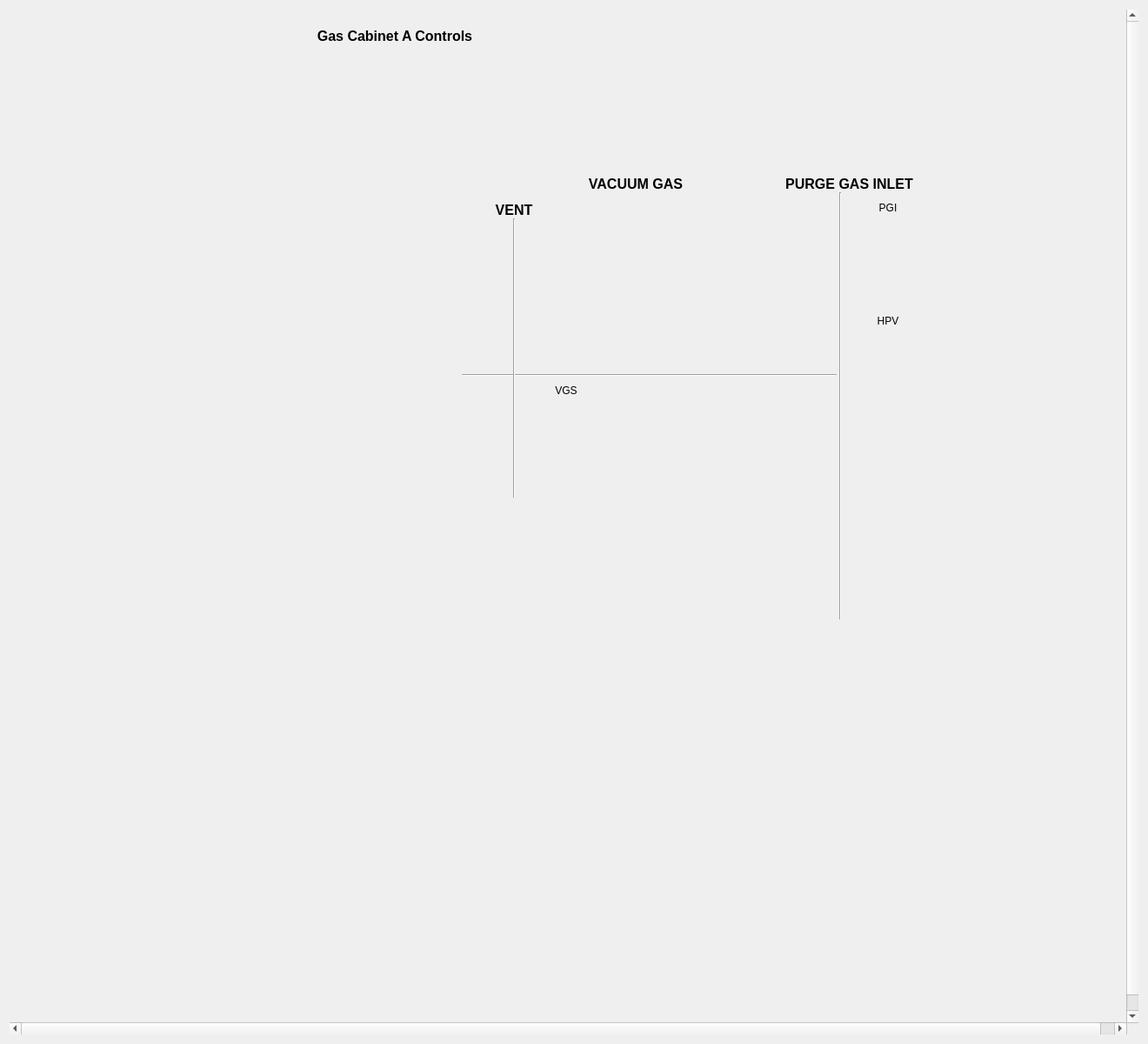
<?xml version="1.0" encoding="UTF-8"?>
<ui version="4.0">
 <class>Form</class>
 <widget class="QWidget" name="Form">
  <property name="enabled">
   <bool>true</bool>
  </property>
  <property name="geometry">
   <rect>
    <x>0</x>
    <y>0</y>
    <width>1320</width>
    <height>1200</height>
   </rect>
  </property>
  <property name="minimumSize">
   <size>
    <width>5</width>
    <height>0</height>
   </size>
  </property>
  <property name="maximumSize">
   <size>
    <width>16777215</width>
    <height>16777215</height>
   </size>
  </property>
  <property name="windowTitle">
   <string>Form</string>
  </property>
  <property name="styleSheet">
   <string notr="true">RoughGauge[state=&quot;Off&quot;] #icon{
    qproperty-brush: red;
    color: gray;
}
RoughGauge[state=&quot;On&quot;] #icon{
    qproperty-brush: #00FF00;
    color: black;
}
RoughGauge #pressure[alarmSeverity=&quot;0&quot;]{
    color: blue;
 border: 1px solid black;
background-color : white
}
ColdCathodeGauge #pressure{
    color: blue;
/* border: 1px solid black;*/
background-color : white
}
ColdCathodeGauge[interlocked=&quot;true&quot;] #icon{
    border: 2px solid black;
        qproperty-brush: black;
border-top-left-radius: 9px;
    border-top-right-radius: 9px;
border-bottom-left-radius: 9px;
    border-bottom-right-radius: 9px;
}
ColdCathodeGauge[state=&quot;Off&quot;] #icon {
    qproperty-penColor: black;
    qproperty-brush: gray;
}
ColdCathodeGauge[state=&quot;GaugeDisconnected&quot;] #icon {
    qproperty-penColor: red;
    qproperty-brush: gray;
}
ColdCathodeGauge[state=&quot;PressInvalid&quot;] #icon {
    qproperty-penColor: black;
    qproperty-brush: gray;
}
ColdCathodeGauge[state=&quot;Starting&quot;] #icon {
    qproperty-penColor: black;
    qproperty-brush: yellow;
}
ColdCathodeGauge[state=&quot;Valid&quot;] #icon {
    qproperty-penColor: black;
    qproperty-brush: #00FF00;
}
ColdCathodeGauge[state=&quot;ValidLo&quot;] #icon {
    qproperty-penColor: black;
    qproperty-brush: yellow;
}
ApertureValve #icon [alarmSeverity=&quot;0&quot;]{
    qproperty-penStyle: &quot;QT::SolidLine&quot;;
    qproperty-penColor: black;
 
 
}
ApertureValve[interlocked=&quot;true&quot;] #icon{
    border: 2px solid black;
    border-top-left-radius: 9px;
    border-top-right-radius: 9px;
    border-bottom-left-radius: 9px;
    border-bottom-right-radius: 9px;
}
ApertureValve[interlocked=&quot;false&quot;] #icon{
    border: 0px;
    qproperty-brush: yellow;
}
ApertureValve[interlocked=&quot;true&quot;] #icon {
    qproperty-interlockBrush: black;
}
ApertureValve[interlocked=&quot;false&quot;] #icon{
    qproperty-interlockBrush: #00FF00;
}
ApertureValve[state=&quot;OPEN&quot;] #icon {
     qproperty-penStyle: &quot;QT::SolidLine&quot;;
    qproperty-penColor: black;
    qproperty-brush: #00FF00;
}
ApertureValve[state=&quot;MOVING&quot;] #icon {
    qproperty-penStyle: &quot;QT::SolidLine&quot;;
    qproperty-penColor: black;
    qproperty-brush: yellow;
}
ApertureValve[state=&quot;CLOSED&quot;] #icon {
    qproperty-penStyle: &quot;QT::SolidLine&quot;;
    qproperty-penColor: gray;
    qproperty-brush: black;
}
ApertureValve[state=&quot;INVALID&quot;] #icon {
    qproperty-penStyle: &quot;QT::SolidLine&quot;;
    qproperty-penColor: black;
    qproperty-brush: red;
}
ApertureValve[error=&quot;VENTED&quot;] #icon {
       qproperty-penStyle: &quot;QT::SolidLine&quot;;
}
ApertureValve[error=&quot;ERR_LOST_VAC&quot;] #icon {
    qproperty-penStyle: &quot;Qt::DotLine&quot;;
    qproperty-penColor: black;
   qproperty-interlockBrush: red;
}
ApertureValve[error=&quot;Ext Fault&quot;] #icon {
    qproperty-penStyle: &quot;QT::SolidLine&quot;;
    qproperty-penColor: black;
   qproperty-interlockBrush: black;
}
TurboPump[interlocked=&quot;true&quot;] #icon {
    border: 2px solid black;
    qproperty-penColor: black;
}
TurboPump[interlocked=&quot;false&quot;] #icon {
    border: 0px;
}
TurboPump[state=&quot;RUNNING&quot;] #icon {
    qproperty-penColor: black;
    qproperty-centerBrush: #00FF00;
    qproperty-brush: #00FF00;
}
TurboPump[state=&quot;STARTING&quot;] #icon {
    qproperty-penColor: black;
    qproperty-centerBrush: yellow;
}
TurboPump[state=&quot;STOPPED&quot;] #icon {
    qproperty-penColor: black;
    qproperty-centerBrush: gray;
    qproperty-brush: gray;
}
TurboPump[state=&quot;FAULT&quot;] #icon {
    qproperty-penColor: red;
    qproperty-centerBrush: red;
    qproperty-brush: gray;
}
TurboPump[error=&quot;true&quot;] #icon {
     qproperty-penColor: red;
    qproperty-centerBrush: red;
}
PneumaticValve #icon [alarmSeverity=&quot;0&quot;]{
    qproperty-penStyle: &quot;QT::SolidLine&quot;;
    qproperty-penColor: black;
    qproperty-penWidth: 2;
 
}
PneumaticValve[interlocked=&quot;true&quot;] #icon{
    border: 2px solid black;
    qproperty-penWidth: 2;
    border-top-left-radius: 9px;
    border-top-right-radius: 9px;
    border-bottom-left-radius: 9px;
    border-bottom-right-radius: 9px;
}
PneumaticValve[interlocked=&quot;false&quot;] #icon{
    border: 0px;
    qproperty-penWidth: 2;
    qproperty-brush: #00FF00;
}
PneumaticValve[interlocked=&quot;true&quot;] #icon {
    qproperty-interlockBrush: black;
}
PneumaticValve[interlocked=&quot;false&quot;] #icon{
    qproperty-interlockBrush: #00FF00;
}
PneumaticValve[state=&quot;OPEN&quot;] #icon {
     qproperty-penStyle: &quot;QT::SolidLine&quot;;
    qproperty-penColor: black;
    qproperty-penWidth: 2;
    qproperty-brush: #00FF00;
}
PneumaticValve[state=&quot;MOVING&quot;] #icon {
    qproperty-penStyle: &quot;QT::SolidLine&quot;;
    qproperty-penColor: black;
    qproperty-penWidth: 2;
    qproperty-brush: yellow;
}
PneumaticValve[state=&quot;CLOSED&quot;] #icon {
    qproperty-penStyle: &quot;QT::SolidLine&quot;;
    qproperty-penColor: gray;
    qproperty-penWidth: 2;
    qproperty-brush: black;
}
PneumaticValve[state=&quot;INVALID&quot;] #icon {
    qproperty-penStyle: &quot;QT::SolidLine&quot;;
    qproperty-penColor: black;
    qproperty-penWidth: 2;
    qproperty-brush: red;
}
PneumaticValve[error=&quot;VENTED&quot;] #icon {
       qproperty-penStyle: &quot;QT::SolidLine&quot;;
}
PneumaticValve[error=&quot;ERR_LOST_VAC&quot;] #icon {
    qproperty-penStyle: &quot;Qt::DotLine&quot;;
    qproperty-penColor: black;
    qproperty-penWidth: 2;
   qproperty-interlockBrush: red;
}
PneumaticValve[error=&quot;Ext Fault&quot;] #icon {
    qproperty-penStyle: &quot;QT::SolidLine&quot;;
    qproperty-penColor: black;
    qproperty-penWidth: 2;
   qproperty-interlockBrush: red;
}
ControlOnlyValveNC[interlocked=&quot;true&quot;] #icon {
     border: 2px solid black;
    qproperty-penWidth: 2;
    border-top-left-radius: 9px;
    border-top-right-radius: 9px;
    border-bottom-left-radius: 9px;
    border-bottom-right-radius: 9px;
}
ControlOnlyValveNC[interlocked=&quot;false&quot;] #icon {
     border: 0px;
    qproperty-penWidth: 2;
    qproperty-brush: #00FF00;
}
ControlOnlyValveNC[interlocked=&quot;true&quot;] #icon {
    qproperty-interlockBrush: #FF0000;
}
ControlOnlyValveNC[interlocked=&quot;false&quot;] #icon {
    qproperty-interlockBrush: #00FF00;
}
ControlOnlyValveNC[state=&quot;One&quot;] #icon {
     qproperty-penStyle: &quot;QT::SolidLine&quot;;
    qproperty-penColor: black;
    qproperty-penWidth: 2;
    qproperty-brush: #00FF00;
}
ControlOnlyValveNC[state=&quot;Zero&quot;] #icon {
    qproperty-penStyle: &quot;QT::SolidLine&quot;;
    qproperty-penColor: gray;
    qproperty-penWidth: 2;
    qproperty-brush: black;
}
ControlOnlyValveNO[interlocked=&quot;true&quot;] #icon {
     border: 2px solid black;
    qproperty-penWidth: 2;
    border-top-left-radius: 9px;
    border-top-right-radius: 9px;
    border-bottom-left-radius: 9px;
    border-bottom-right-radius: 9px;
}
ControlOnlyValveNO[interlocked=&quot;false&quot;] #icon {
     border: 0px;
    qproperty-penWidth: 2;
    qproperty-brush: #00FF00;
}
ControlOnlyValveNO[interlocked=&quot;true&quot;] #icon {
    qproperty-interlockBrush: #FF0000;
}
ControlOnlyValveNO[interlocked=&quot;false&quot;] #icon {
    qproperty-interlockBrush: #00FF00;
}
ControlOnlyValveNO[state=&quot;One&quot;] #icon {
     qproperty-penStyle: &quot;QT::SolidLine&quot;;
    qproperty-penColor: black;
    qproperty-penWidth: 2;
    qproperty-brush: #00FF00;
}
ControlOnlyValveNO[state=&quot;Zero&quot;] #icon {
    qproperty-penStyle: &quot;QT::SolidLine&quot;;
    qproperty-penColor: gray;
    qproperty-penWidth: 2;
    qproperty-brush: black;
}
NeedleValve[interlocked=&quot;true&quot;] #icon{
    border: 2px solid black;
    qproperty-penWidth: 2;
    border-top-left-radius: 9px;
    border-top-right-radius: 9px;
    border-bottom-left-radius: 9px;
    border-bottom-right-radius: 9px;
}
NeedleValve[interlocked=&quot;false&quot;] #icon{
    border: 0px;
    qproperty-penWidth: 2;
    qproperty-brush: #00FF00;
}
NeedleValve[interlocked=&quot;true&quot;] #icon {
    qproperty-interlockBrush: black;
}
NeedleValve[interlocked=&quot;false&quot;] #icon{
    qproperty-interlockBrush: #00FF00;
}
NeedleValve[state=&quot;Close&quot;] #icon {
   qproperty-penStyle: &quot;QT::SolidLine&quot;;
    qproperty-penColor: gray;
    qproperty-penWidth: 2;
    qproperty-brush: black;
}
NeedleValve[state=&quot;Open&quot;] #icon {
   qproperty-penStyle: &quot;QT::SolidLine&quot;;
    qproperty-penColor: black;
    qproperty-penWidth: 2;
    qproperty-brush: #00FF00;
}
ScrollPump[state=&quot;RUNNING&quot;] #icon {
    qproperty-penColor: black;
    qproperty-centerBrush: #00FF00;
    qproperty-brush: #00FF00;
}
ScrollPump[interlocked=&quot;true&quot;] #icon {
    border: 2px solid black;
}
ScrollPump[interlocked=&quot;false&quot;] #icon {
    border: 0px;
}
ScrollPump[state=&quot;Accelerating&quot;] #icon {
    qproperty-brush: #00FF00;
    qproperty-centerBrush: yellow;
}
ScrollPump[state=&quot;STOPPED&quot;] #icon {
    qproperty-penColor: black;
    qproperty-centerBrush: gray;
    qproperty-brush: gray;
}
ScrollPump[state=&quot;FAULT&quot;] #icon {
    qproperty-penColor: black;
    qproperty-centerBrush: red;
    qproperty-brush: gray;
}
ScrollPump[error=&quot;true&quot;] #icon {
    qproperty-penWidth: 2;
    qproperty-centerBrush: red;
}
IonPump[interlocked=&quot;true&quot;] #icon {
    qproperty-penColor: black;
    qproperty-brush: #00FF00;
}
IonPump[interlocked=&quot;false&quot;] #icon{
    border: 0px;
}
IonPump[error=&quot;true&quot;] #icon {
    qproperty-penStyle: &quot;Qt::DotLine&quot;;
    qproperty-penWidth: 2;
    qproperty-brush: red;
}
IonPump[state=&quot;RUNNING&quot;] #icon {
    qproperty-penColor: black;
    qproperty-brush: #00FF00;
}
IonPump[state=&quot;STARTING&quot;] #icon {
    qproperty-penColor: black;
    qproperty-brush: yellow;
}
IonPump[state=&quot;STOPPED&quot;] #icon {
    qproperty-penColor: black;
    qproperty-brush: gray;
}
IonPump[state=&quot;FAULT&quot;] #icon {
    qproperty-penColor: black;
    qproperty-brush: red;
}
</string>
  </property>
  <layout class="QHBoxLayout" name="horizontalLayout">
   <item>
    <widget class="QScrollArea" name="scrollArea">
     <property name="enabled">
      <bool>true</bool>
     </property>
     <property name="minimumSize">
      <size>
       <width>0</width>
       <height>0</height>
      </size>
     </property>
     <property name="maximumSize">
      <size>
       <width>16777215</width>
       <height>16777215</height>
      </size>
     </property>
     <property name="styleSheet">
      <string notr="true">RoughGauge[state=&quot;Off&quot;] #icon{
    qproperty-brush: red;
    color: gray;
}
RoughGauge[state=&quot;On&quot;] #icon{
    qproperty-brush: #00FF00;
    color: black;
}
RoughGauge #pressure[alarmSeverity=&quot;0&quot;]{
    color: blue;
 border: 1px solid black;
background-color : white
}
ColdCathodeGauge #pressure{
    color: blue;
/* border: 1px solid black;*/
background-color : white
}
ColdCathodeGauge[interlocked=&quot;true&quot;] #icon{
    border: 2px solid black;
        qproperty-brush: black;
border-top-left-radius: 9px;
    border-top-right-radius: 9px;
border-bottom-left-radius: 9px;
    border-bottom-right-radius: 9px;
}
ColdCathodeGauge[state=&quot;Off&quot;] #icon {
    qproperty-penColor: black;
    qproperty-brush: gray;
}
ColdCathodeGauge[state=&quot;GaugeDisconnected&quot;] #icon {
    qproperty-penColor: red;
    qproperty-brush: gray;
}
ColdCathodeGauge[state=&quot;PressInvalid&quot;] #icon {
    qproperty-penColor: black;
    qproperty-brush: gray;
}
ColdCathodeGauge[state=&quot;Starting&quot;] #icon {
    qproperty-penColor: black;
    qproperty-brush: yellow;
}
ColdCathodeGauge[state=&quot;Valid&quot;] #icon {
    qproperty-penColor: black;
    qproperty-brush: #00FF00;
}
ColdCathodeGauge[state=&quot;ValidLo&quot;] #icon {
    qproperty-penColor: black;
    qproperty-brush: yellow;
}
ApertureValve #icon [alarmSeverity=&quot;0&quot;]{
    qproperty-penStyle: &quot;QT::SolidLine&quot;;
    qproperty-penColor: black;
 
 
}
ApertureValve[interlocked=&quot;true&quot;] #icon{
    border: 2px solid black;
    border-top-left-radius: 9px;
    border-top-right-radius: 9px;
    border-bottom-left-radius: 9px;
    border-bottom-right-radius: 9px;
}
ApertureValve[interlocked=&quot;false&quot;] #icon{
    border: 0px;
    qproperty-brush: yellow;
}
ApertureValve[interlocked=&quot;true&quot;] #icon {
    qproperty-interlockBrush: black;
}
ApertureValve[interlocked=&quot;false&quot;] #icon{
    qproperty-interlockBrush: #00FF00;
}
ApertureValve[state=&quot;OPEN&quot;] #icon {
     qproperty-penStyle: &quot;QT::SolidLine&quot;;
    qproperty-penColor: black;
    qproperty-brush: #00FF00;
}
ApertureValve[state=&quot;MOVING&quot;] #icon {
    qproperty-penStyle: &quot;QT::SolidLine&quot;;
    qproperty-penColor: black;
    qproperty-brush: yellow;
}
ApertureValve[state=&quot;CLOSED&quot;] #icon {
    qproperty-penStyle: &quot;QT::SolidLine&quot;;
    qproperty-penColor: gray;
    qproperty-brush: black;
}
ApertureValve[state=&quot;INVALID&quot;] #icon {
    qproperty-penStyle: &quot;QT::SolidLine&quot;;
    qproperty-penColor: black;
    qproperty-brush: red;
}
ApertureValve[error=&quot;VENTED&quot;] #icon {
       qproperty-penStyle: &quot;QT::SolidLine&quot;;
}
ApertureValve[error=&quot;ERR_LOST_VAC&quot;] #icon {
    qproperty-penStyle: &quot;Qt::DotLine&quot;;
    qproperty-penColor: black;
   qproperty-interlockBrush: red;
}
ApertureValve[error=&quot;Ext Fault&quot;] #icon {
    qproperty-penStyle: &quot;QT::SolidLine&quot;;
    qproperty-penColor: black;
   qproperty-interlockBrush: black;
}
TurboPump[interlocked=&quot;true&quot;] #icon {
    border: 2px solid black;
    qproperty-penColor: black;
}
TurboPump[interlocked=&quot;false&quot;] #icon {
    border: 0px;
}
TurboPump[state=&quot;RUNNING&quot;] #icon {
    qproperty-penColor: black;
    qproperty-centerBrush: #00FF00;
    qproperty-brush: #00FF00;
}
TurboPump[state=&quot;STARTING&quot;] #icon {
    qproperty-penColor: black;
    qproperty-centerBrush: yellow;
}
TurboPump[state=&quot;STOPPED&quot;] #icon {
    qproperty-penColor: black;
    qproperty-centerBrush: gray;
    qproperty-brush: gray;
}
TurboPump[state=&quot;FAULT&quot;] #icon {
    qproperty-penColor: red;
    qproperty-centerBrush: red;
    qproperty-brush: gray;
}
TurboPump[error=&quot;true&quot;] #icon {
     qproperty-penColor: red;
    qproperty-centerBrush: red;
}
PneumaticValve #icon [alarmSeverity=&quot;0&quot;]{
    qproperty-penStyle: &quot;QT::SolidLine&quot;;
    qproperty-penColor: black;
    qproperty-penWidth: 2;
 
}
PneumaticValve[interlocked=&quot;true&quot;] #icon{
    border: 2px solid black;
    qproperty-penWidth: 2;
    border-top-left-radius: 9px;
    border-top-right-radius: 9px;
    border-bottom-left-radius: 9px;
    border-bottom-right-radius: 9px;
}
PneumaticValve[interlocked=&quot;false&quot;] #icon{
    border: 0px;
    qproperty-penWidth: 2;
    qproperty-brush: #00FF00;
}
PneumaticValve[interlocked=&quot;true&quot;] #icon {
    qproperty-interlockBrush: black;
}
PneumaticValve[interlocked=&quot;false&quot;] #icon{
    qproperty-interlockBrush: #00FF00;
}
PneumaticValve[state=&quot;OPEN&quot;] #icon {
     qproperty-penStyle: &quot;QT::SolidLine&quot;;
    qproperty-penColor: black;
    qproperty-penWidth: 2;
    qproperty-brush: #00FF00;
}
PneumaticValve[state=&quot;MOVING&quot;] #icon {
    qproperty-penStyle: &quot;QT::SolidLine&quot;;
    qproperty-penColor: black;
    qproperty-penWidth: 2;
    qproperty-brush: yellow;
}
PneumaticValve[state=&quot;CLOSED&quot;] #icon {
    qproperty-penStyle: &quot;QT::SolidLine&quot;;
    qproperty-penColor: gray;
    qproperty-penWidth: 2;
    qproperty-brush: black;
}
PneumaticValve[state=&quot;INVALID&quot;] #icon {
    qproperty-penStyle: &quot;QT::SolidLine&quot;;
    qproperty-penColor: black;
    qproperty-penWidth: 2;
    qproperty-brush: red;
}
PneumaticValve[error=&quot;VENTED&quot;] #icon {
       qproperty-penStyle: &quot;QT::SolidLine&quot;;
}
PneumaticValve[error=&quot;ERR_LOST_VAC&quot;] #icon {
    qproperty-penStyle: &quot;Qt::DotLine&quot;;
    qproperty-penColor: black;
    qproperty-penWidth: 2;
   qproperty-interlockBrush: red;
}
PneumaticValve[error=&quot;Ext Fault&quot;] #icon {
    qproperty-penStyle: &quot;QT::SolidLine&quot;;
    qproperty-penColor: black;
    qproperty-penWidth: 2;
   qproperty-interlockBrush: red;
}
ControlOnlyValveNC[interlocked=&quot;true&quot;] #icon {
     border: 2px solid black;
    qproperty-penWidth: 2;
    border-top-left-radius: 9px;
    border-top-right-radius: 9px;
    border-bottom-left-radius: 9px;
    border-bottom-right-radius: 9px;
}
ControlOnlyValveNC[interlocked=&quot;false&quot;] #icon {
     border: 0px;
    qproperty-penWidth: 2;
    qproperty-brush: #00FF00;
}
ControlOnlyValveNC[interlocked=&quot;true&quot;] #icon {
    qproperty-interlockBrush: #FF0000;
}
ControlOnlyValveNC[interlocked=&quot;false&quot;] #icon {
    qproperty-interlockBrush: #00FF00;
}
ControlOnlyValveNC[state=&quot;One&quot;] #icon {
     qproperty-penStyle: &quot;QT::SolidLine&quot;;
    qproperty-penColor: black;
    qproperty-penWidth: 2;
    qproperty-brush: #00FF00;
}
ControlOnlyValveNC[state=&quot;Zero&quot;] #icon {
    qproperty-penStyle: &quot;QT::SolidLine&quot;;
    qproperty-penColor: gray;
    qproperty-penWidth: 2;
    qproperty-brush: black;
}
ControlOnlyValveNO[interlocked=&quot;true&quot;] #icon {
     border: 2px solid black;
    qproperty-penWidth: 2;
    border-top-left-radius: 9px;
    border-top-right-radius: 9px;
    border-bottom-left-radius: 9px;
    border-bottom-right-radius: 9px;
}
ControlOnlyValveNO[interlocked=&quot;false&quot;] #icon {
     border: 0px;
    qproperty-penWidth: 2;
    qproperty-brush: #00FF00;
}
ControlOnlyValveNO[interlocked=&quot;true&quot;] #icon {
    qproperty-interlockBrush: #FF0000;
}
ControlOnlyValveNO[interlocked=&quot;false&quot;] #icon {
    qproperty-interlockBrush: #00FF00;
}
ControlOnlyValveNO[state=&quot;One&quot;] #icon {
     qproperty-penStyle: &quot;QT::SolidLine&quot;;
    qproperty-penColor: black;
    qproperty-penWidth: 2;
    qproperty-brush: #00FF00;
}
ControlOnlyValveNO[state=&quot;Zero&quot;] #icon {
    qproperty-penStyle: &quot;QT::SolidLine&quot;;
    qproperty-penColor: gray;
    qproperty-penWidth: 2;
    qproperty-brush: black;
}
NeedleValve[interlocked=&quot;true&quot;] #icon{
    border: 2px solid black;
    qproperty-penWidth: 2;
    border-top-left-radius: 9px;
    border-top-right-radius: 9px;
    border-bottom-left-radius: 9px;
    border-bottom-right-radius: 9px;
}
NeedleValve[interlocked=&quot;false&quot;] #icon{
    border: 0px;
    qproperty-penWidth: 2;
    qproperty-brush: #00FF00;
}
NeedleValve[interlocked=&quot;true&quot;] #icon {
    qproperty-interlockBrush: black;
}
NeedleValve[interlocked=&quot;false&quot;] #icon{
    qproperty-interlockBrush: #00FF00;
}
NeedleValve[state=&quot;Close&quot;] #icon {
   qproperty-penStyle: &quot;QT::SolidLine&quot;;
    qproperty-penColor: gray;
    qproperty-penWidth: 2;
    qproperty-brush: black;
}
NeedleValve[state=&quot;Open&quot;] #icon {
   qproperty-penStyle: &quot;QT::SolidLine&quot;;
    qproperty-penColor: black;
    qproperty-penWidth: 2;
    qproperty-brush: #00FF00;
}
ScrollPump[state=&quot;RUNNING&quot;] #icon {
    qproperty-penColor: black;
    qproperty-centerBrush: #00FF00;
    qproperty-brush: #00FF00;
}
ScrollPump[interlocked=&quot;true&quot;] #icon {
    border: 2px solid black;
}
ScrollPump[interlocked=&quot;false&quot;] #icon {
    border: 0px;
}
ScrollPump[state=&quot;Accelerating&quot;] #icon {
    qproperty-brush: #00FF00;
    qproperty-centerBrush: yellow;
}
ScrollPump[state=&quot;STOPPED&quot;] #icon {
    qproperty-penColor: black;
    qproperty-centerBrush: gray;
    qproperty-brush: gray;
}
ScrollPump[state=&quot;FAULT&quot;] #icon {
    qproperty-penColor: black;
    qproperty-centerBrush: red;
    qproperty-brush: gray;
}
ScrollPump[error=&quot;true&quot;] #icon {
    qproperty-penWidth: 2;
    qproperty-centerBrush: red;
}
IonPump[interlocked=&quot;true&quot;] #icon {
    qproperty-penColor: black;
    qproperty-brush: #00FF00;
}
IonPump[interlocked=&quot;false&quot;] #icon{
    border: 0px;
}
IonPump[error=&quot;true&quot;] #icon {
    qproperty-penStyle: &quot;Qt::DotLine&quot;;
    qproperty-penWidth: 2;
    qproperty-brush: red;
}
IonPump[state=&quot;RUNNING&quot;] #icon {
    qproperty-penColor: black;
    qproperty-brush: #00FF00;
}
IonPump[state=&quot;STARTING&quot;] #icon {
    qproperty-penColor: black;
    qproperty-brush: yellow;
}
IonPump[state=&quot;STOPPED&quot;] #icon {
    qproperty-penColor: black;
    qproperty-brush: gray;
}
IonPump[state=&quot;FAULT&quot;] #icon {
    qproperty-penColor: black;
    qproperty-brush: red;
}
</string>
     </property>
     <property name="frameShape">
      <enum>QFrame::NoFrame</enum>
     </property>
     <property name="lineWidth">
      <number>0</number>
     </property>
     <property name="widgetResizable">
      <bool>false</bool>
     </property>
     <property name="alignment">
      <set>Qt::AlignLeading|Qt::AlignLeft|Qt::AlignVCenter</set>
     </property>
     <widget class="QWidget" name="scrollAreaWidgetContents">
      <property name="enabled">
       <bool>true</bool>
      </property>
      <property name="geometry">
       <rect>
        <x>0</x>
        <y>0</y>
        <width>1300</width>
        <height>1182</height>
       </rect>
      </property>
      <property name="maximumSize">
       <size>
        <width>16777215</width>
        <height>16777215</height>
       </size>
      </property>
      <widget class="PyDMLabel" name="GASCAB_A_LABEL">
       <property name="geometry">
        <rect>
         <x>330</x>
         <y>20</y>
         <width>226</width>
         <height>21</height>
        </rect>
       </property>
       <property name="font">
        <font>
         <pointsize>12</pointsize>
         <weight>75</weight>
         <bold>true</bold>
         <kerning>true</kerning>
        </font>
       </property>
       <property name="toolTip">
        <string/>
       </property>
       <property name="frameShape">
        <enum>QFrame::NoFrame</enum>
       </property>
       <property name="frameShadow">
        <enum>QFrame::Plain</enum>
       </property>
       <property name="lineWidth">
        <number>1</number>
       </property>
       <property name="midLineWidth">
        <number>0</number>
       </property>
       <property name="text">
        <string>Gas Cabinet A Controls</string>
       </property>
       <property name="alignment">
        <set>Qt::AlignCenter</set>
       </property>
      </widget>
      <widget class="PyDMLabel" name="PA1K0_label_6">
       <property name="geometry">
        <rect>
         <x>510</x>
         <y>220</y>
         <width>140</width>
         <height>20</height>
        </rect>
       </property>
       <property name="font">
        <font>
         <pointsize>12</pointsize>
         <weight>75</weight>
         <bold>true</bold>
         <kerning>true</kerning>
        </font>
       </property>
       <property name="toolTip">
        <string/>
       </property>
       <property name="frameShape">
        <enum>QFrame::NoFrame</enum>
       </property>
       <property name="frameShadow">
        <enum>QFrame::Plain</enum>
       </property>
       <property name="lineWidth">
        <number>1</number>
       </property>
       <property name="midLineWidth">
        <number>0</number>
       </property>
       <property name="text">
        <string>VENT</string>
       </property>
       <property name="alignment">
        <set>Qt::AlignCenter</set>
       </property>
       <property name="rules" stdset="0">
        <string>[]</string>
       </property>
      </widget>
      <widget class="QLabel" name="label_27">
       <property name="geometry">
        <rect>
         <x>590</x>
         <y>430</y>
         <width>100</width>
         <height>30</height>
        </rect>
       </property>
       <property name="font">
        <font>
         <pointsize>9</pointsize>
         <weight>50</weight>
         <bold>false</bold>
        </font>
       </property>
       <property name="lineWidth">
        <number>1</number>
       </property>
       <property name="text">
        <string>&lt;html&gt;&lt;head/&gt;&lt;body&gt;VGS&lt;br/&gt;&lt;/p&gt;&lt;/body&gt;&lt;/html&gt;</string>
       </property>
       <property name="alignment">
        <set>Qt::AlignCenter</set>
       </property>
       <property name="wordWrap">
        <bool>true</bool>
       </property>
      </widget>
      <widget class="Line" name="line">
       <property name="geometry">
        <rect>
         <x>560</x>
         <y>240</y>
         <width>41</width>
         <height>321</height>
        </rect>
       </property>
       <property name="orientation">
        <enum>Qt::Vertical</enum>
       </property>
      </widget>
      <widget class="ControlOnlyValveNO" name="MRCO_ROUGH_VRC_01">
       <property name="geometry">
        <rect>
         <x>570</x>
         <y>450</y>
         <width>100</width>
         <height>85</height>
        </rect>
       </property>
       <property name="toolTip">
        <string/>
       </property>
       <property name="controlsLocation" stdset="0">
        <enum>PCDSSymbolBase::Right</enum>
       </property>
       <property name="channelsPrefix" stdset="0">
        <string>ca://MRCO:ROUGH:VRC:01</string>
       </property>
       <property name="rotateIcon" stdset="0">
        <bool>true</bool>
       </property>
       <property name="expertOphydClass" stdset="0">
        <string>pcdsdevices.valve.VRCNO</string>
       </property>
       <property name="controlButtonHorizontal" stdset="0">
        <bool>false</bool>
       </property>
      </widget>
      <widget class="ControlOnlyValveNO" name="MRCO_ROUGH_VRC_2">
       <property name="geometry">
        <rect>
         <x>940</x>
         <y>380</y>
         <width>100</width>
         <height>85</height>
        </rect>
       </property>
       <property name="toolTip">
        <string/>
       </property>
       <property name="controlsLocation" stdset="0">
        <enum>PCDSSymbolBase::Right</enum>
       </property>
       <property name="channelsPrefix" stdset="0">
        <string>ca://MRCO:ROUGH:VRC:02</string>
       </property>
       <property name="rotateIcon" stdset="0">
        <bool>true</bool>
       </property>
       <property name="expertOphydClass" stdset="0">
        <string>pcdsdevices.valve.VRCNO</string>
       </property>
       <property name="controlButtonHorizontal" stdset="0">
        <bool>false</bool>
       </property>
      </widget>
      <widget class="PyDMLabel" name="PA1K0_label_7">
       <property name="geometry">
        <rect>
         <x>650</x>
         <y>190</y>
         <width>140</width>
         <height>21</height>
        </rect>
       </property>
       <property name="font">
        <font>
         <pointsize>12</pointsize>
         <weight>75</weight>
         <bold>true</bold>
         <kerning>true</kerning>
        </font>
       </property>
       <property name="toolTip">
        <string/>
       </property>
       <property name="frameShape">
        <enum>QFrame::NoFrame</enum>
       </property>
       <property name="frameShadow">
        <enum>QFrame::Plain</enum>
       </property>
       <property name="lineWidth">
        <number>1</number>
       </property>
       <property name="midLineWidth">
        <number>0</number>
       </property>
       <property name="text">
        <string>VACUUM GAS</string>
       </property>
       <property name="alignment">
        <set>Qt::AlignCenter</set>
       </property>
       <property name="rules" stdset="0">
        <string>[]</string>
       </property>
      </widget>
      <widget class="PyDMDrawingArc" name="PyDMDrawingArc">
       <property name="geometry">
        <rect>
         <x>580</x>
         <y>500</y>
         <width>141</width>
         <height>131</height>
        </rect>
       </property>
       <property name="toolTip">
        <string/>
       </property>
       <property name="startAngle" stdset="0">
        <double>180.000000000000000</double>
       </property>
       <property name="spanAngle" stdset="0">
        <double>180.000000000000000</double>
       </property>
      </widget>
      <widget class="Line" name="line_2">
       <property name="geometry">
        <rect>
         <x>520</x>
         <y>390</y>
         <width>431</width>
         <height>61</height>
        </rect>
       </property>
       <property name="orientation">
        <enum>Qt::Horizontal</enum>
       </property>
      </widget>
      <widget class="PyDMDrawingLine" name="PyDMDrawingLine">
       <property name="geometry">
        <rect>
         <x>540</x>
         <y>210</y>
         <width>361</width>
         <height>361</height>
        </rect>
       </property>
       <property name="toolTip">
        <string/>
       </property>
       <property name="penStyle" stdset="0">
        <enum>Qt::DashLine</enum>
       </property>
       <property name="rotation" stdset="0">
        <double>135.000000000000000</double>
       </property>
      </widget>
      <widget class="QLabel" name="label_25">
       <property name="geometry">
        <rect>
         <x>960</x>
         <y>350</y>
         <width>100</width>
         <height>30</height>
        </rect>
       </property>
       <property name="font">
        <font>
         <pointsize>9</pointsize>
         <weight>50</weight>
         <bold>false</bold>
        </font>
       </property>
       <property name="lineWidth">
        <number>1</number>
       </property>
       <property name="text">
        <string>&lt;html&gt;&lt;head/&gt;&lt;body&gt;&lt;p&gt;HPV&lt;br/&gt;&lt;/p&gt;&lt;/body&gt;&lt;/html&gt;</string>
       </property>
       <property name="alignment">
        <set>Qt::AlignCenter</set>
       </property>
       <property name="wordWrap">
        <bool>true</bool>
       </property>
      </widget>
      <widget class="QLabel" name="label_26">
       <property name="geometry">
        <rect>
         <x>960</x>
         <y>220</y>
         <width>100</width>
         <height>30</height>
        </rect>
       </property>
       <property name="font">
        <font>
         <pointsize>9</pointsize>
         <weight>50</weight>
         <bold>false</bold>
        </font>
       </property>
       <property name="lineWidth">
        <number>1</number>
       </property>
       <property name="text">
        <string>&lt;html&gt;&lt;head/&gt;&lt;body&gt;&lt;p&gt;PGI&lt;br/&gt;&lt;/p&gt;&lt;/body&gt;&lt;/html&gt;</string>
       </property>
       <property name="alignment">
        <set>Qt::AlignCenter</set>
       </property>
       <property name="wordWrap">
        <bool>true</bool>
       </property>
      </widget>
      <widget class="ControlOnlyValveNO" name="MRCO_ROUGH_VRC_3">
       <property name="geometry">
        <rect>
         <x>940</x>
         <y>250</y>
         <width>100</width>
         <height>85</height>
        </rect>
       </property>
       <property name="toolTip">
        <string/>
       </property>
       <property name="controlsLocation" stdset="0">
        <enum>PCDSSymbolBase::Right</enum>
       </property>
       <property name="channelsPrefix" stdset="0">
        <string>ca://MRCO:ROUGH:VRC:06</string>
       </property>
       <property name="rotateIcon" stdset="0">
        <bool>true</bool>
       </property>
       <property name="expertOphydClass" stdset="0">
        <string>pcdsdevices.valve.VRCNO</string>
       </property>
       <property name="controlButtonHorizontal" stdset="0">
        <bool>false</bool>
       </property>
      </widget>
      <widget class="Line" name="line_75">
       <property name="geometry">
        <rect>
         <x>930</x>
         <y>210</y>
         <width>51</width>
         <height>491</height>
        </rect>
       </property>
       <property name="orientation">
        <enum>Qt::Vertical</enum>
       </property>
      </widget>
      <widget class="PyDMLabel" name="PA1K0_label_9">
       <property name="geometry">
        <rect>
         <x>880</x>
         <y>190</y>
         <width>171</width>
         <height>21</height>
        </rect>
       </property>
       <property name="font">
        <font>
         <pointsize>12</pointsize>
         <weight>75</weight>
         <bold>true</bold>
         <kerning>true</kerning>
        </font>
       </property>
       <property name="toolTip">
        <string/>
       </property>
       <property name="frameShape">
        <enum>QFrame::NoFrame</enum>
       </property>
       <property name="frameShadow">
        <enum>QFrame::Plain</enum>
       </property>
       <property name="lineWidth">
        <number>1</number>
       </property>
       <property name="midLineWidth">
        <number>0</number>
       </property>
       <property name="text">
        <string>PURGE GAS INLET</string>
       </property>
       <property name="alignment">
        <set>Qt::AlignCenter</set>
       </property>
       <property name="rules" stdset="0">
        <string>[]</string>
       </property>
      </widget>
      <zorder>line_2</zorder>
      <zorder>line_75</zorder>
      <zorder>line</zorder>
      <zorder>GASCAB_A_LABEL</zorder>
      <zorder>PA1K0_label_6</zorder>
      <zorder>label_27</zorder>
      <zorder>MRCO_ROUGH_VRC_01</zorder>
      <zorder>MRCO_ROUGH_VRC_2</zorder>
      <zorder>PA1K0_label_7</zorder>
      <zorder>PyDMDrawingArc</zorder>
      <zorder>PyDMDrawingLine</zorder>
      <zorder>label_25</zorder>
      <zorder>label_26</zorder>
      <zorder>MRCO_ROUGH_VRC_3</zorder>
      <zorder>PA1K0_label_9</zorder>
     </widget>
    </widget>
   </item>
  </layout>
 </widget>
 <customwidgets>
  <customwidget>
   <class>PyDMLabel</class>
   <extends>QLabel</extends>
   <header>pydm.widgets.label</header>
  </customwidget>
  <customwidget>
   <class>PyDMDrawingArc</class>
   <extends>QWidget</extends>
   <header>pydm.widgets.drawing</header>
  </customwidget>
  <customwidget>
   <class>PyDMDrawingLine</class>
   <extends>QWidget</extends>
   <header>pydm.widgets.drawing</header>
  </customwidget>
  <customwidget>
   <class>PCDSSymbolBase</class>
   <extends>QWidget</extends>
   <header>pcdswidgets.vacuum.base</header>
  </customwidget>
  <customwidget>
   <class>ControlOnlyValveNO</class>
   <extends>PCDSSymbolBase</extends>
   <header>pcdswidgets.vacuum.valves</header>
  </customwidget>
 </customwidgets>
 <resources/>
 <connections/>
</ui>
